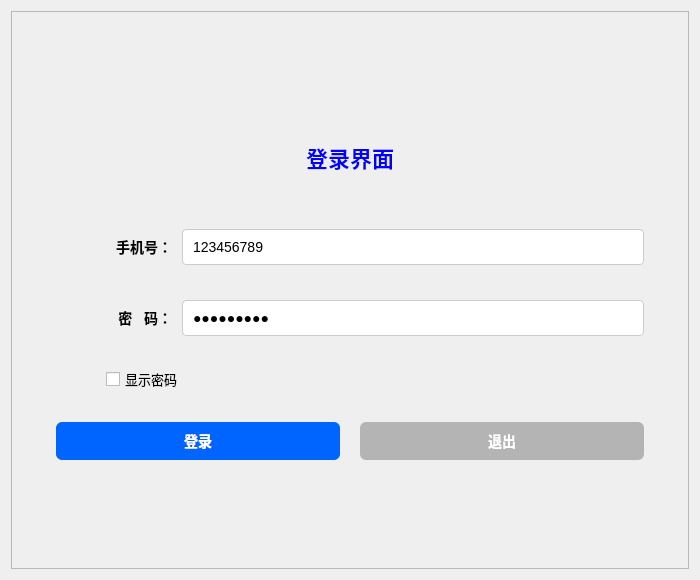
<?xml version="1.0" encoding="UTF-8"?>
<ui version="4.0">
 <class>login</class>
 <widget class="QWidget" name="login">
  <property name="geometry">
   <rect>
    <x>0</x>
    <y>0</y>
    <width>700</width>
    <height>580</height>
   </rect>
  </property>
  <property name="windowTitle">
   <string>登录界面</string>
  </property>
  <layout class="QGridLayout" name="gridLayout_4">
   <item row="0" column="0">
    <widget class="QFrame" name="frame">
     <property name="frameShape">
      <enum>QFrame::StyledPanel</enum>
     </property>
     <property name="frameShadow">
      <enum>QFrame::Raised</enum>
     </property>
     <layout class="QGridLayout" name="gridLayout_2">
      <item row="0" column="0">
       <layout class="QGridLayout" name="gridLayout" columnstretch="0" columnminimumwidth="1">
        <item row="0" column="0">
         <layout class="QGridLayout" name="gridLayout_1" rowstretch="0,0,0,0,0,0,0,0,0,0,0,0" rowminimumheight="0,0,0,0,0,0,0,0,0,0,0,0">
          <property name="leftMargin">
           <number>10</number>
          </property>
          <property name="topMargin">
           <number>10</number>
          </property>
          <property name="rightMargin">
           <number>10</number>
          </property>
          <property name="bottomMargin">
           <number>10</number>
          </property>
          <property name="spacing">
           <number>15</number>
          </property>
          <item row="11" column="0" colspan="3">
           <spacer name="verticalSpacer_2">
            <property name="orientation">
             <enum>Qt::Vertical</enum>
            </property>
            <property name="sizeHint" stdset="0">
             <size>
              <width>20</width>
              <height>20</height>
             </size>
            </property>
           </spacer>
          </item>
          <item row="0" column="0" colspan="3">
           <spacer name="verticalSpacer">
            <property name="orientation">
             <enum>Qt::Vertical</enum>
            </property>
            <property name="sizeHint" stdset="0">
             <size>
              <width>20</width>
              <height>50</height>
             </size>
            </property>
           </spacer>
          </item>
          <item row="10" column="1">
           <layout class="QHBoxLayout" name="horizontalLayout" stretch="1,1">
            <property name="spacing">
             <number>20</number>
            </property>
            <property name="leftMargin">
             <number>10</number>
            </property>
            <property name="topMargin">
             <number>10</number>
            </property>
            <property name="rightMargin">
             <number>10</number>
            </property>
            <property name="bottomMargin">
             <number>10</number>
            </property>
            <item>
             <widget class="QPushButton" name="pushButton_inlogin">
              <property name="styleSheet">
               <string notr="true">background-color: rgb(0, 100, 255);
color: rgb(255, 255, 255);
border-radius: 6px;
padding: 8px;
font-size: 14px;
font-weight: 500;</string>
              </property>
              <property name="text">
               <string>登录</string>
              </property>
             </widget>
            </item>
            <item>
             <widget class="QPushButton" name="pushButton_quit">
              <property name="styleSheet">
               <string notr="true">background-color: rgb(180, 180, 180);
color: rgb(255, 255, 255);
border-radius: 6px;
padding: 8px;
font-size: 14px;
font-weight: 500;</string>
              </property>
              <property name="text">
               <string>退出</string>
              </property>
             </widget>
            </item>
           </layout>
          </item>
          <item row="8" column="1">
           <layout class="QHBoxLayout" name="horizontalLayout_8" stretch="1,4">
            <property name="spacing">
             <number>10</number>
            </property>
            <property name="leftMargin">
             <number>10</number>
            </property>
            <property name="topMargin">
             <number>10</number>
            </property>
            <property name="rightMargin">
             <number>10</number>
            </property>
            <property name="bottomMargin">
             <number>10</number>
            </property>
            <item>
             <widget class="QLabel" name="label_password">
              <property name="styleSheet">
               <string notr="true">font-size: 14px;
font-weight: 500;</string>
              </property>
              <property name="text">
               <string>密   码：</string>
              </property>
              <property name="alignment">
               <set>Qt::AlignRight|Qt::AlignVCenter</set>
              </property>
             </widget>
            </item>
            <item>
             <widget class="QLineEdit" name="lineEdit_password">
              <property name="text">
               <string>123456@qq</string>
              </property>
              <property name="echoMode">
               <enum>QLineEdit::Password</enum>
              </property>
              <property name="styleSheet">
               <string notr="true">border: 1px solid #CCCCCC;
border-radius: 4px;
padding: 8px;
font-size: 14px;</string>
              </property>
             </widget>
            </item>
           </layout>
          </item>
          <item row="5" column="1">
           <layout class="QHBoxLayout" name="horizontalLayout_2" stretch="1,4">
            <property name="spacing">
             <number>10</number>
            </property>
            <property name="leftMargin">
             <number>10</number>
            </property>
            <property name="topMargin">
             <number>10</number>
            </property>
            <property name="rightMargin">
             <number>10</number>
            </property>
            <property name="bottomMargin">
             <number>10</number>
            </property>
            <item>
             <widget class="QLabel" name="label_number">
              <property name="styleSheet">
               <string notr="true">font-size: 14px;
font-weight: 500;</string>
              </property>
              <property name="text">
               <string>手机号：</string>
              </property>
              <property name="alignment">
               <set>Qt::AlignRight|Qt::AlignVCenter</set>
              </property>
             </widget>
            </item>
            <item>
             <widget class="QLineEdit" name="lineEdit_number">
              <property name="text">
               <string>123456789</string>
              </property>
              <property name="styleSheet">
               <string notr="true">border: 1px solid #CCCCCC;
border-radius: 4px;
padding: 8px;
font-size: 14px;</string>
              </property>
             </widget>
            </item>
           </layout>
          </item>
          <item row="9" column="1">
           <layout class="QHBoxLayout" name="horizontalLayout_9">
            <property name="spacing">
             <number>5</number>
            </property>
            <property name="leftMargin">
             <number>60</number>
            </property>
            <property name="topMargin">
             <number>5</number>
            </property>
            <property name="rightMargin">
             <number>10</number>
            </property>
            <property name="bottomMargin">
             <number>5</number>
            </property>
            <item>
             <widget class="QCheckBox" name="checkBox">
              <property name="styleSheet">
               <string notr="true">font-size: 13px;</string>
              </property>
              <property name="text">
               <string>显示密码</string>
              </property>
             </widget>
            </item>
           </layout>
          </item>
          <item row="1" column="1">
           <layout class="QHBoxLayout" name="horizontalLayout_10">
            <property name="spacing">
             <number>5</number>
            </property>
            <property name="leftMargin">
             <number>10</number>
            </property>
            <property name="topMargin">
             <number>30</number>
            </property>
            <property name="rightMargin">
             <number>10</number>
            </property>
            <property name="bottomMargin">
             <number>30</number>
            </property>
            <item>
             <widget class="QLabel" name="label_2">
              <property name="styleSheet">
               <string notr="true">color: rgb(0, 0, 255);
font-size: 22px;
font-weight: bold;</string>
              </property>
              <property name="text">
               <string>登录界面</string>
              </property>
              <property name="alignment">
               <set>Qt::AlignCenter</set>
              </property>
             </widget>
            </item>
           </layout>
          </item>
         </layout>
        </item>
       </layout>
      </item>
     </layout>
    </widget>
   </item>
  </layout>
 </widget>
 <resources/>
 <connections/>
</ui>
